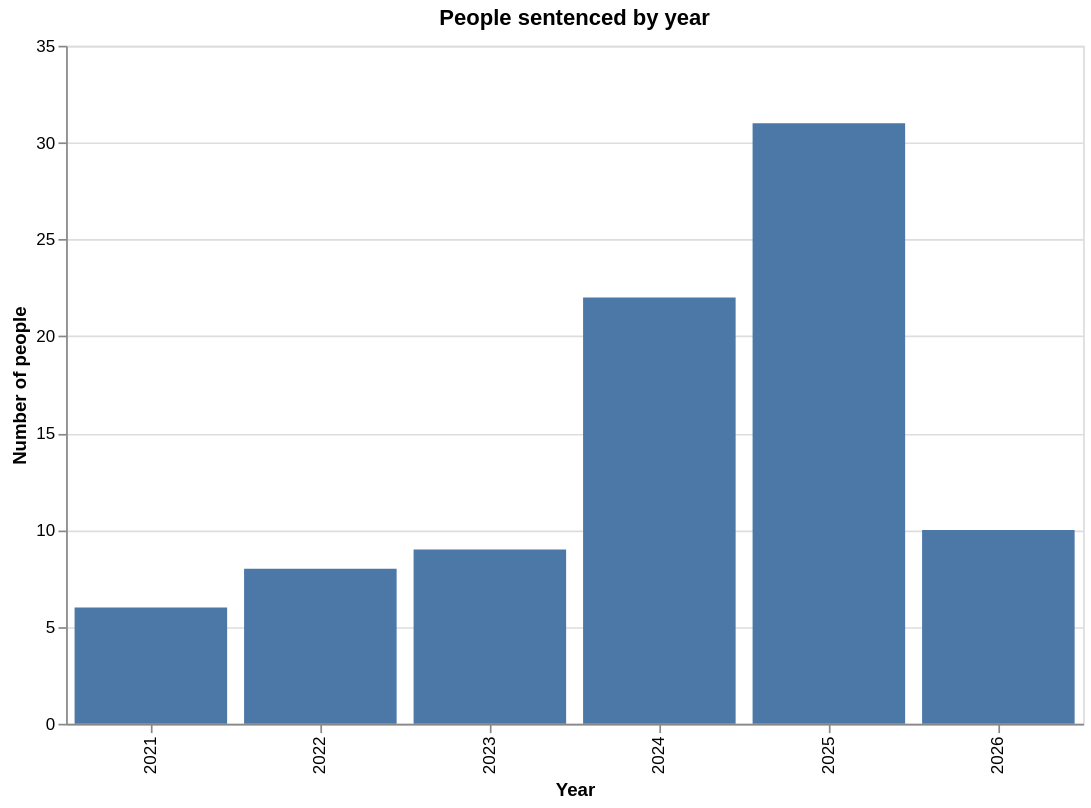

Notebook code cell kept with this figure:
### Markdown cell above
### 5. Visualizing the results

Finally, I use Altair to create a bar chart showing the number of sentenced cultural figures by year.

The chart makes it easier to see how sentencing patterns changed over time.

### Code cell
import altair as alt

chart = (
    alt.Chart(year_counts)
    .mark_bar()
    .encode(
        x=alt.X('year:O', title='Year'),
        y=alt.Y('count:Q', title='Number of people'),
        tooltip=['year', 'count']
    )
    .properties(
        title='People sentenced by year',
        width=600,
        height=400
    )
)

chart

### Figure 1 — Vega-Lite specification as saved in the notebook (floating-point values rounded to 4 significant figures)
{"config": {"view": {"continuousWidth": 300, "continuousHeight": 300}}, "data": {"name": "data-6ffaf31e91c298f65e4b1ed290e841d3"}, "mark": {"type": "bar"}, "encoding": {"tooltip": [{"field": "year", "type": "nominal"}, {"field": "count", "type": "quantitative"}], "x": {"field": "year", "title": "Year", "type": "ordinal"}, "y": {"field": "count", "title": "Number of people", "type": "quantitative"}}, "height": 400, "title": "People sentenced by year", "width": 600, "$schema": "https://vega.github.io/schema/vega-lite/v6.4.1.json", "datasets": {"data-6ffaf31e91c298f65e4b1ed290e841d3": [{"year": "2021", "count": 6}, {"year": "2022", "count": 8}, {"year": "2023", "count": 9}, {"year": "2024", "count": 22}, {"year": "2025", "count": 31}, {"year": "2026", "count": 10}]}}
